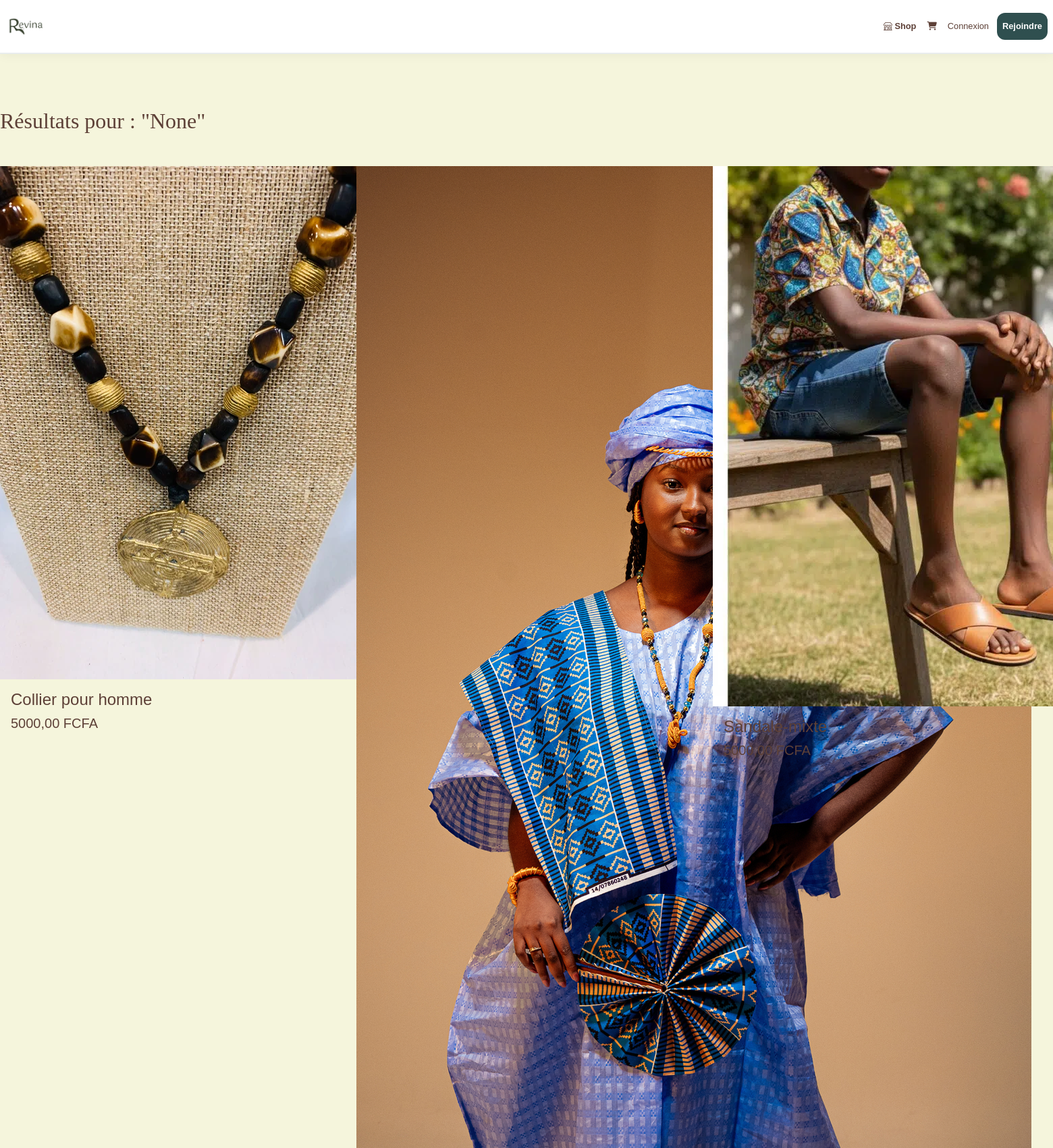
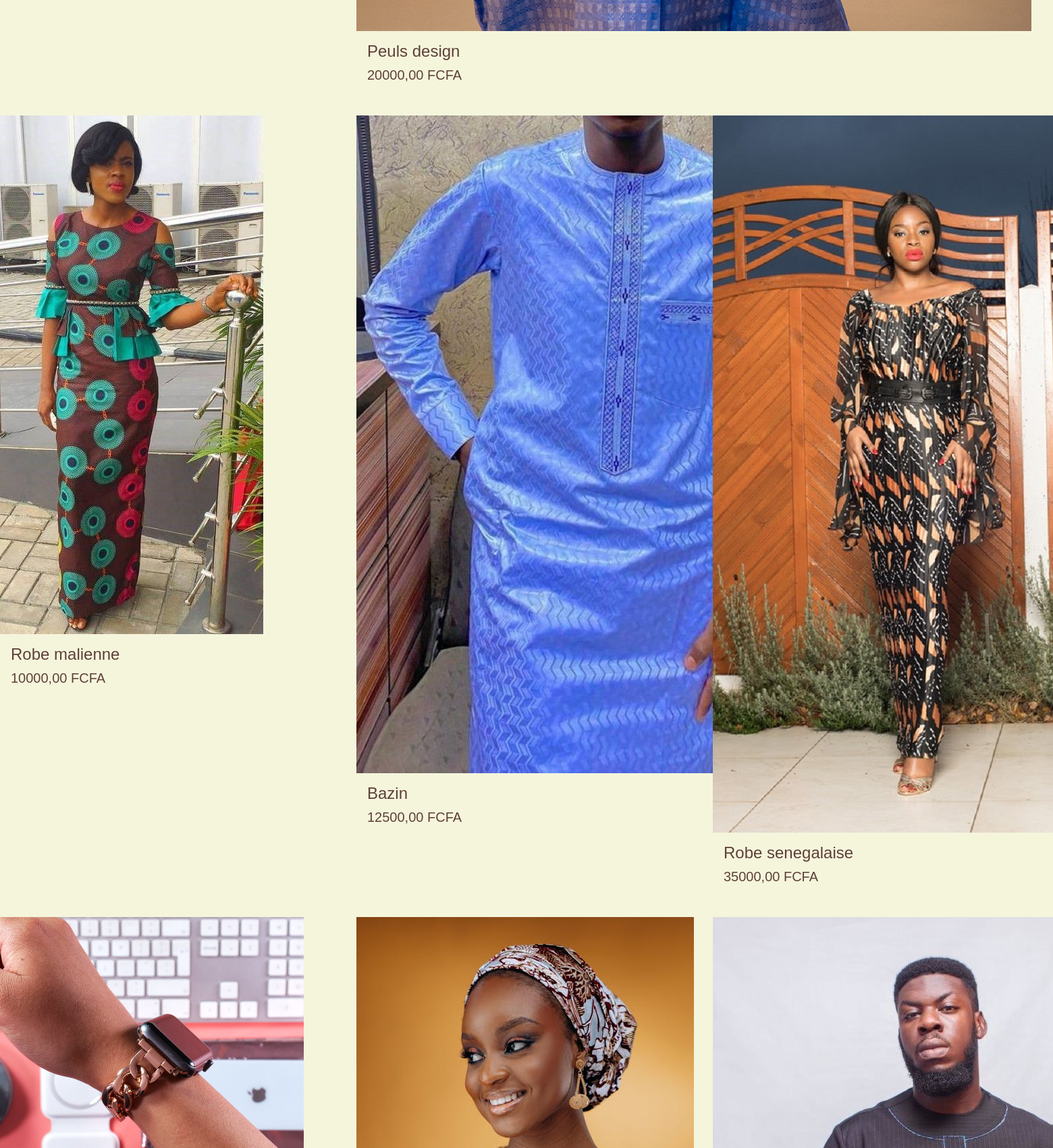
The app's page /search/ (upper part) with its own data (2 pictures, top to bottom).
### marketplace/models.py (models this page shows, shortened)
class Product(models.Model):
    CONDITION_CHOICES = [
        ('neuf', 'Neuf'),
        ('excellent', 'Excellent'),
        ('bon', 'Bon'),
    ]
    TYPE_CHOICES = [
        ('MARKETPLACE', 'Marketplace'),
        ('BOUTIQUE', 'Boutique'),
    ]
    product_type = models.CharField(
        max_length=20,
        choices=TYPE_CHOICES,
        default='MARKETPLACE'
    )
    seller = models.ForeignKey(
        settings.AUTH_USER_MODEL,
        on_delete=models.CASCADE,
        related_name='marketplace_items'
    )
    title = models.CharField(max_length=255)
    slug = models.SlugField(unique=True, null=True, blank=True)
    description = models.TextField()
    price = models.DecimalField(max_digits=10, decimal_places=2)
    category = models.ForeignKey(
        Category,
        on_delete=models.SET_NULL,
        null=True,
        related_name='products'
    )
    condition = models.CharField(max_length=50, choices=CONDITION_CHOICES)
    image = models.ImageField(upload_to='products/')
    created_at = models.DateTimeField(auto_now_add=True)
    likes = models.ManyToManyField(
        settings.AUTH_USER_MODEL,
        related_name='liked_products',
        blank=True
    )

### marketplace/views.py (the view)
# urls.py: path('search/', views.search_products, name='search_products'),
def search_products(request):
    query = request.GET.get('q')
    if query:
        products = Product.objects.filter(title__icontains=query, product_type='MARKETPLACE').select_related('seller')
    else:
        products = Product.objects.filter(product_type='MARKETPLACE').select_related('seller')
    return render(request, 'marketplace/search_results.html', {'products': products, 'query': query})

### cart/context_processors.py (called while the page is built)
def cart_count(request):
    if request.user.is_authenticated:
        cart = Cart.objects.filter(user=request.user).first()
        count = cart.items.count() if cart else 0
        return {'cart_count': count}
    return {'cart_count': 0}

### marketplace/context_processors.py (called while the page is built)
def categories_processor(request):
    return {
        'all_categories': Category.objects.all()
    }

### notifications/context_processors.py (called while the page is built)
def unread_notifications_count(request):
    if request.user.is_authenticated:
        count = Notification.objects.filter(recipient=request.user, is_read=False).count()
        return {'unread_count': count}
    return {'unread_count': 0}

### templates/marketplace/search_results.html
{% extends 'base.html' %}
{% block content %}
<h2 class="mb-5">
    Résultats pour :
    "{{ query }}"
</h2>
<div class="row">
    {% for product in products %}
    <div class="col-md-4 mb-4">
        <div class="product-card">
            <img
                src="{{ product.image.url }}"
                class="product-image"
            >
            <div class="p-3">
                <h4>{{ product.title }}</h4>
                <h5>{{ product.price }} FCFA</h5>
            </div>
        </div>
    </div>
    {% empty %}
    <div class="alert alert-warning">
        Aucun article trouvé.
    </div>
    {% endfor %}
</div>
{% endblock %}

### static/css/style.css (style rules this page uses)
:root { --beige: #F5F5DC; --marron-fonce: #5D4037; --vert-afrique: #2F4F4F; --brun-doux: #8D6E63; --blanc-pur: #FFFFFF; --shadow-soft: 0 10px 30px rgba(47, 79, 79, 0.08); }
body { background-color: var(--beige) !important; font-family: 'Poppins', sans-serif; color: var(--marron-fonce); margin: 0; padding-top: 90px !important; overflow-x: hidden; }
h1, h2, h3 { font-family: 'Playfair Display', serif; }

### records on screen
Product: image (picture), title "Collier pour homme", price "5000,00"
Product: image (picture), title "Peuls design", price "20000,00"
Product: image (picture), title "Sandale-mixte", price "5000,00"
Product: image (picture), title "Robe malienne", price "10000,00"
Product: image (picture), title "Bazin", price "12500,00"
Product: image (picture), title "Robe senegalaise", price "35000,00"
Product: image (picture)
Product: image (picture)
Product: image (picture)

### other values on screen
{{ query }} "None"
